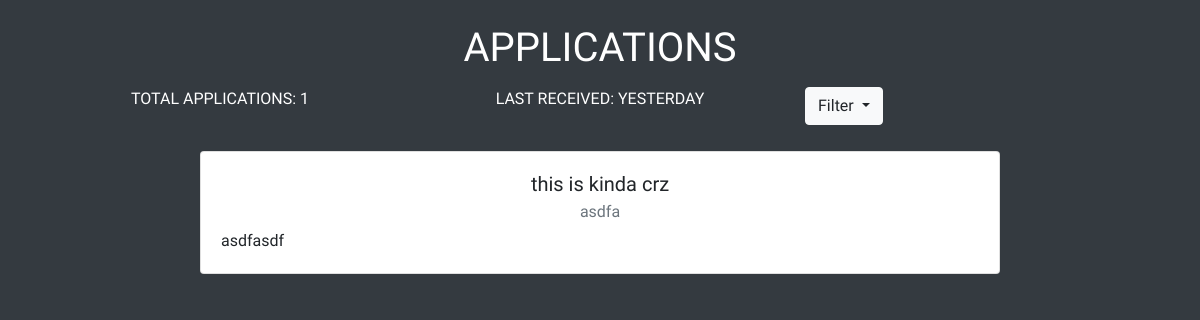
The app's page /applications with its own data.
### app.py (models this page shows)
class Application(db.Model):
    id = db.Column(db.Integer, primary_key = True)
    name = db.Column(db.String(50), unique = True, index = True)
    number = db.Column(db.String(15), unique = True, index = False)
    description = db.Column(db.String(1000), unique = True, index = False)

### routes.py (the view)
@app.route('/applications')
def applications():
    applications = Application.query.all()
    return render_template(
        "applications.html",
        applications=applications, totalapplications=len(applications),
    )

### templates/applications.html (shortened to what this page needs)
{% extends "baseEmpty.html" %}
{% block content %}
    <div class="container-fluid mt-4">
        <h1 class="text-center text-uppercase font-weight-light text-white">Applications</h1>
    </div>
    <div class="container">
        <div class="row">
            <div class="col-sm">
                <p class="text-white text-uppercase text-center">Total Applications: {{ totalapplications }}</p>
            </div>
            <div class="col-sm">
                <p class="text-white text-uppercase text-center">Last Received: Yesterday</p>
            </div>
            <div class="col-sm">
                <div class="dropdown">
                    <button class="btn btn-light dropdown-toggle" type="button" id="dropdownMenuButton" data-toggle="dropdown" aria-haspopup="true" aria-expanded="false">
                      Filter
                    </button>
                  </div>
            </div>
        </div>
    </div>
    <div class="containter w-100">
        {% for app in applications %}
        <div class="row">
            <div class="col">
                <div class="card mx-auto mt-4" style="width: 50rem;">
                    <div class="card-body">
                    <h5 class="card-title text-center">{{ app.name }}</h5>
                    <h6 class="card-subtitle mb-2 text-muted text-center">{{ app.number }}</h6>
                    <p class="card-text">{{ app.description }}</p>
                    </div>
                </div>
            </div>
        </div>
        {% endfor %}
    </div>
{% endblock %}

### static/css/style.css (style rules this page uses)
body { font-family: Raleway, Arial; padding: 0; margin: 0; }
h1 { margin: 15px 0px 15px 0px; }

### records on screen
Application: name "this is kinda crz", number "asdfa", description "asdfasdf"

### other values on screen
{{ totalapplications }} "1"
